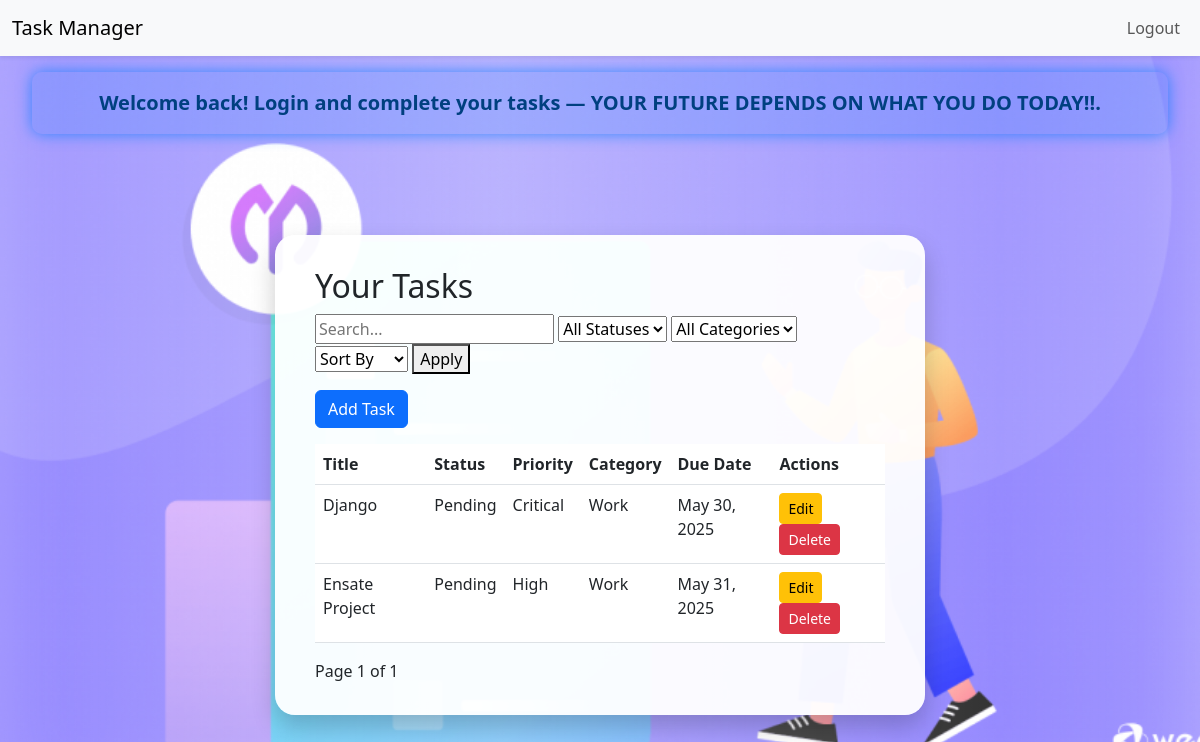
/ (signed in), run on the app's committed database.
### Tasks/models.py (models this page shows, shortened)
class Task(models.Model):
    STATUS_CHOICES = [('Pending', 'Pending'), ('In Progress', 'In Progress'),
                      ('Completed', 'Completed'), ('Deferred', 'Deferred')]
    PRIORITY_CHOICES = [('Low', 'Low'), ('Medium', 'Medium'),
                        ('High', 'High'), ('Critical', 'Critical')]
    CATEGORY_CHOICES = [('Work', 'Work'), ('Personal', 'Personal'),
                        ('Home', 'Home'), ('Study', 'Study'), ('Others', 'Others')]
    user = models.ForeignKey(settings.AUTH_USER_MODEL, on_delete=models.CASCADE)
    title = models.CharField(max_length=255)
    description = models.TextField()
    status = models.CharField(max_length=20, choices=STATUS_CHOICES)
    priority = models.CharField(max_length=10, choices=PRIORITY_CHOICES)
    category = models.CharField(max_length=20, choices=CATEGORY_CHOICES)
    due_date = models.DateField()
    created_at = models.DateTimeField(auto_now_add=True)
    updated_at = models.DateTimeField(auto_now=True)

### Tasks/views.py (the view)
# urls.py: path('', views.dashboard, name='dashboard'),
@login_required
def dashboard(request):
    tasks = Task.objects.filter(user=request.user)
    query = request.GET.get('q')
    if query:
        tasks = tasks.filter(Q(title__icontains=query) | Q(status__icontains=query) | Q(due_date__icontains=query))
    status = request.GET.get('status')
    if status:
        tasks = tasks.filter(status=status)
    category = request.GET.get('category')
    if category:
        tasks = tasks.filter(category=category)
    sort_by = request.GET.get('sort_by')
    if sort_by in ['priority', 'due_date']:
        order = request.GET.get('order', 'asc')
        tasks = tasks.order_by(sort_by if order == 'asc' else '-' + sort_by)
    paginator = Paginator(tasks, 10)
    page = request.GET.get('page')
    tasks = paginator.get_page(page)
    return render(request, 'dashboard.html', {'tasks': tasks})

### templates/dashboard.html (shortened to what this page needs)
{% extends 'base.html' %}
{% block content %}
<h2>Your Tasks</h2>
<form method="get" class="mb-3">
    <input type="text" name="q" placeholder="Search..." value="{{ request.GET.q }}">
    <select name="status">
        <option value="">All Statuses</option>
    </select>
    <select name="category">
        <option value="">All Categories</option>
    </select>
    <select name="sort_by">
        <option value="">Sort By</option>
    </select>
    <button type="submit">Apply</button>
</form>
<a class="btn btn-primary mb-3" href="/create/">Add Task</a>
<table class="table">
    <thead>
        <tr>
            <th>Title</th>
            <th>Status</th>
            <th>Priority</th>
            <th>Category</th>
            <th>Due Date</th>
            <th>Actions</th>
        </tr>
    </thead>
    <tbody>
        {% for task in tasks %}
        <tr>
            <td>{{ task.title }}</td>
            <td>{{ task.status }}</td>
            <td>{{ task.priority }}</td>
            <td>{{ task.category }}</td>
            <td>{{ task.due_date }}</td>
            <td>
                <a href="/update/{{ task.id }}/" class="btn btn-sm btn-warning">Edit</a>
                <a href="/delete/{{ task.id }}/" class="btn btn-sm btn-danger">Delete</a>
            </td>
        </tr>
        {% empty %}
        <tr><td colspan="6">No tasks found.</td></tr>
        {% endfor %}
    </tbody>
</table>
<div>
    <span>Page {{ tasks.number }} of {{ tasks.paginator.num_pages }}</span>
</div>
{% endblock %}

### data on the page
Task: title "Django", status "Pending", priority "Critical", category "Work", due_date "May 30, 2025"
Task: title "Ensate Project", status "Pending", priority "High", category "Work", due_date "May 31, 2025"

### other printed values
{{ tasks.number }} "1"
{{ tasks.paginator.num_pages }} "1"
